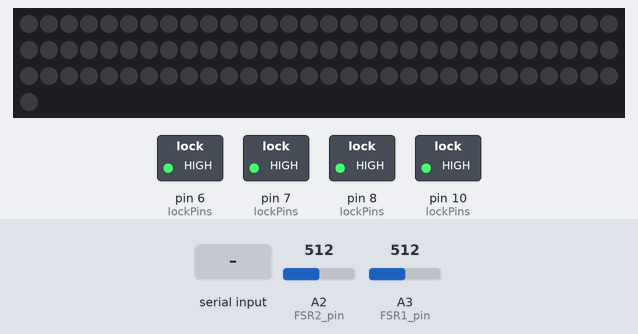
Recording of a sketch running on a simulated Arduino Uno, built with avr-gcc and run on an emulated ATmega328P. Parts: 91 RGB LEDs in strip order, left to right, continuing on the next row, switched loads named in the sketch (green lamp = pin HIGH). The test bench sets the inputs (shaded band); at power-on: A3 (FSR1_pin) = 512, A2 (FSR2_pin) = 512. Dim RGB values are drawn brighter than linear; what the sketch prints to the serial monitor is not drawn.

Above: at 1.2 s.
1.3 s: "1" received over Serial
At 2.0 s:
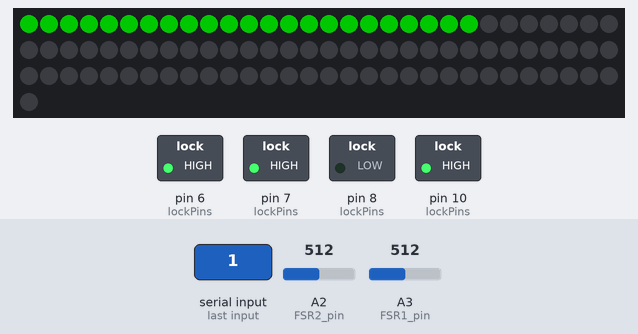
2.8 s: "2" received over Serial
At 3.1 s:
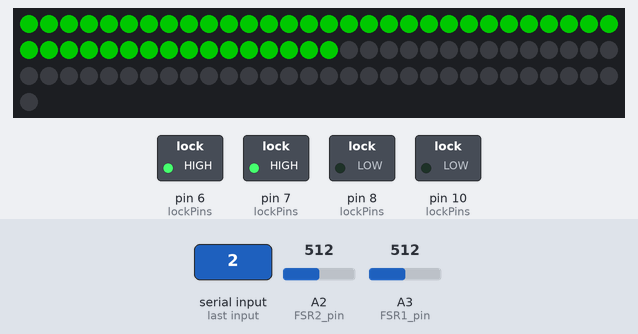
4.3 s: A3 (FSR1_pin) set to 593
7.3 s: A3 (FSR1_pin) set to 612
At 10.1 s:
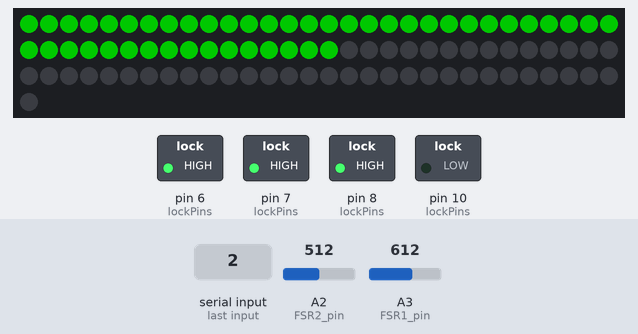
10.3 s: byte 7 (7) received over Serial
At 11.2 s:
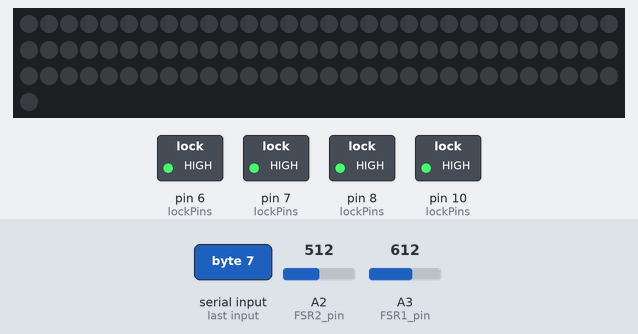
Timing chart, 0 to 13.3 s (numbered marks = the images above; inputs shaded):
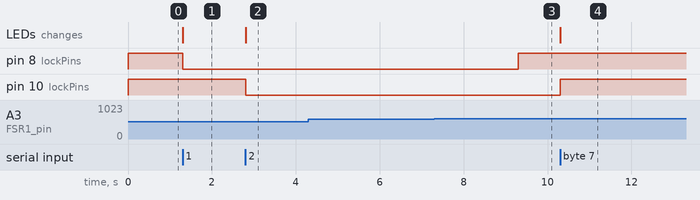

Measured:
- the behaviour switches between 599 and 600 on A3 (FSR1_pin) (found by bisection; images 2 and 3)
- after the input at 1.3 s, pin 8 (lockPins): HIGH → LOW at once; the LEDs: change at once (image 1)
- after the input at 2.8 s, pin 10 (lockPins): HIGH → LOW at once; the LEDs: change at once (image 2)
- after the input at 4.3 s, every drawn part: stays the same
- after the input at 7.3 s, pin 8 (lockPins): LOW → HIGH after 2.0 s
- after the input at 10.3 s, pin 10 (lockPins): LOW → HIGH at once; the LEDs: change at once (image 4)

The sketch:

LockLights.ino
```cpp
#include <Adafruit_NeoPixel.h>
#define LED_PIN 4         // The pin to which the Din of the RGB strip is connected
#define NUMPIXELS 91  // Number of pixels in the RGB strip

const int FSR4_pin = A0; // Drawer 4 attached to A0
const int FSR3_pin = A1; // Drawer 3 attached to A1
const int FSR2_pin = A2; // Drawer 2 attached to A2
const int FSR1_pin = A3; // Drawer 1 attached to A3

// lock pins
const int lock1 = 8;
const int lock2 = 10;
const int lock3 = 6;
const int lock4 = 7;

const int lockPins[4] = { lock1, lock2, lock3, lock4 };
const int fsrPins[4] = { FSR1_pin, FSR2_pin, FSR3_pin, FSR4_pin };

// Locks are HIGH = locked, LOW = unlocked. A released drawer stays unlocked until it has been
// pulled out and pushed closed again, or for OPEN_WAIT_MS if nobody pulls it out. The solenoid
// is powered that whole time, so keep these within the lock's rated on-time to avoid over-heating.
const unsigned long OPEN_WAIT_MS = 10000;    // how long a released drawer waits to be pulled out
const unsigned long OUT_CONFIRM_MS = 200;    // how long the sensor must read the drawer as out before it counts
const unsigned long SENSOR_HOLD_MS = 2000;   // how long to stay unlocked after the sensor last read the drawer as out
const int SENSOR_THRESHOLD = 600;            // pressure sensor readings below this mean the drawer is out

// Commands from the app (each one is echoed back when done):
//   1-4          open mode for that drawer: unlock it, light it green, and watch its sensor.
//                It stays unlocked until it has been pulled out and closed (see above).
//                Other open drawers stay open.
//   7            end open mode for every drawer: lock all and turn all LEDs off.
//   0x20-0x2F    set open mode to exactly the drawers in the low 4 bits (bit 0 = drawer 1).
//                Drawers left out are locked and their LEDs turned off. The app sends this
//                after every change so the LEDs and locks always match the screen.
//   0x30         status: replies with one byte (not an echo). Low 4 bits = drawers in open mode,
//                high 4 bits = locks that are physically unlocked right now.
const int8_t LED_MASK_CMD = 0x20;
const int8_t STATUS_CMD = 0x30;

Adafruit_NeoPixel strip = Adafruit_NeoPixel(NUMPIXELS, LED_PIN, NEO_GRB + NEO_KHZ800);
int firstPixels[5] = { 0, 23, 46, 69, 91 };   // Contains the first pixel number of each box and the last pixel number of the last box + 1

uint8_t openMask = 0;                    // drawers in open mode (bit 0 = drawer 1)
unsigned long unlockUntil[4] = { 0, 0, 0, 0 };  // millis() until which each lock stays unlocked
bool readingOut[4] = { false, false, false, false };  // the sensor currently reads the drawer as out
unsigned long outSince[4] = { 0, 0, 0, 0 };          // millis() when that reading started
bool pulledOut[4] = { false, false, false, false };   // the drawer has been out since it was released

void initPins() {
  for (int d = 0; d < 4; d++) {
    pinMode(lockPins[d], OUTPUT);
    digitalWrite(lockPins[d], HIGH);  // locked
  }
}

void initPixels() {
  // Turn all pixels off
  strip.begin();
  strip.setBrightness(100);
  strip.show();
}

void setup() {
  Serial.begin(9600);  // Initialize serial communication
  initPins(); // init needed pins
  initPixels(); // init pixels for RGB lights
}

void showOpenDrawers() {
  for (int d = 0; d < 4; d++) {
    bool lit = openMask & (1 << d);
    for (int i = firstPixels[d]; i < firstPixels[d + 1]; i++) {
      strip.setPixelColor(i, 0, lit ? 255 : 0, 0);
    }
  }
  strip.show();
}

void holdUnlocked(int d, unsigned long ms) {
  unsigned long until = millis() + ms;
  if ((long)(until - unlockUntil[d]) > 0) {
    unlockUntil[d] = until;
  }
}

// While the drawer is out it stays unlocked; it locks SENSOR_HOLD_MS after it is closed.
// A reading counts only once it has lasted OUT_CONFIRM_MS, so a noisy sensor on a
// closed drawer can't cut the wait short.
void watchSensor(int d) {
  unsigned long now = millis();
  if (analogRead(fsrPins[d]) >= SENSOR_THRESHOLD) {
    readingOut[d] = false;
    return;
  }
  if (!readingOut[d]) {
    readingOut[d] = true;
    outSince[d] = now;
  }
  if (now - outSince[d] < OUT_CONFIRM_MS) {
    return;
  }
  if (!pulledOut[d]) {
    pulledOut[d] = true;
    unlockUntil[d] = now;  // it's open, so stop waiting for it to be pulled out
  }
  holdUnlocked(d, SENSOR_HOLD_MS);
}

// A lock is unlocked only while its drawer is in open mode and its unlock time hasn't run out.
void updateLocks() {
  unsigned long now = millis();
  for (int d = 0; d < 4; d++) {
    bool unlocked = (openMask & (1 << d)) && (long)(unlockUntil[d] - now) > 0;
    digitalWrite(lockPins[d], unlocked ? LOW : HIGH);
  }
}

uint8_t unlockedMask() {
  uint8_t mask = 0;
  for (int d = 0; d < 4; d++) {
    if (digitalRead(lockPins[d]) == LOW) {
      mask |= (1 << d);
    }
  }
  return mask;
}

void handleCommand(int8_t command) {
  if (command == STATUS_CMD) {
    Serial.write(byte(openMask | (unlockedMask() << 4)));
    Serial.flush();
    return;
  }
  if (command >= 1 && command <= 4) {
    int d = command - 1;
    openMask |= (1 << d);
    readingOut[d] = false;
    pulledOut[d] = false;
    holdUnlocked(d, OPEN_WAIT_MS);
  }
  else if (command == 7) {
    openMask = 0;
  }
  else if (command >= LED_MASK_CMD && command < LED_MASK_CMD + 16) {
    openMask = command - LED_MASK_CMD;
  }
  else {
    return;
  }
  updateLocks();
  showOpenDrawers();
  Serial.write(byte(command));
  Serial.flush();  // Make sure response is sent immediately
}

void loop() {
  if (Serial.available() > 0) {
    int8_t command = Serial.read();

    if (command >= '1' && command <= '4' || command == '7')
    {
      command -= '0';
    }

    // Clear any remaining buffered data from the same command burst
    while (Serial.available() > 0) {
      Serial.read();
    }

    handleCommand(command);
  }

  // Every open drawer keeps watching its own sensor: while the drawer reads as out, keep it unlocked.
  for (int d = 0; d < 4; d++) {
    if (openMask & (1 << d)) {
      watchSensor(d);
    } else {
      readingOut[d] = false;
    }
  }
  updateLocks();
}
```
